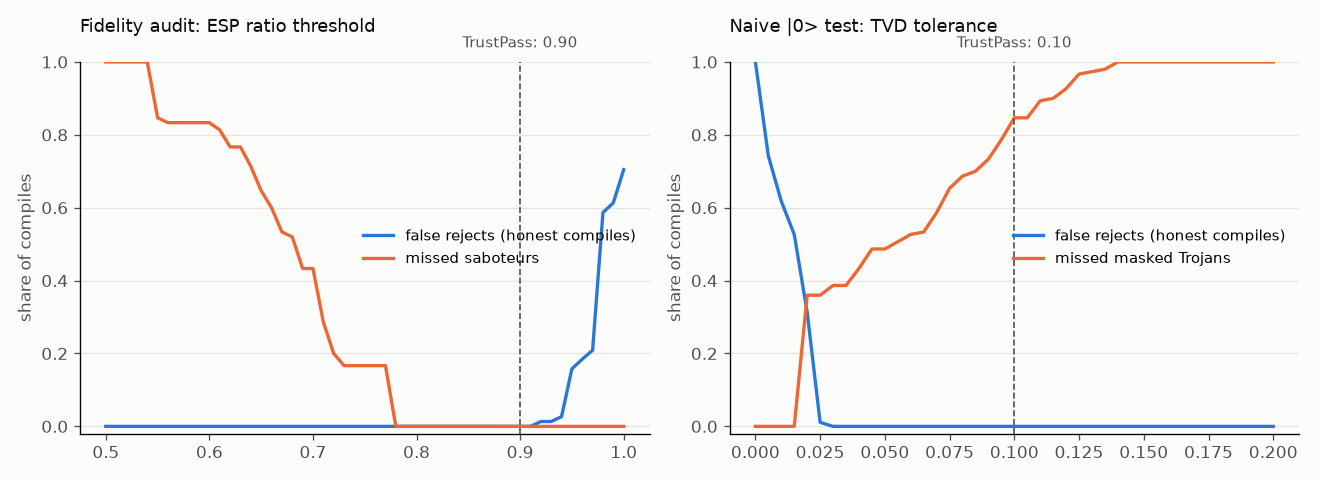

This figure's Python source:
"""Threshold sweep: where do the fidelity audit's 0.90 and the naive test's 0.10 sit?

For each demo x backend, 5 fresh locks. Per lock, against the pipeline's baseline (level 3, seed 7):
  honest   optimization levels 1-3 x transpiler seeds 0-4   (what a fair compiler might return)
  saboteur transpiler seeds 0-4                             (equivalent, parked on bad qubits)
  masked   transpiler seeds 0-4                             (rz(0.35) Trojan, the naive test's target)
Writes bench/thresholds.csv (one row per compile) and bench/thresholds.png, and prints the sweeps.
    python bench/thresholds.py        (~15 min)
"""
import csv
import sys
from pathlib import Path

import numpy as np

ROOT = Path(__file__).resolve().parent.parent
sys.path.insert(0, str(ROOT))

from qiskit import transpile  # noqa: E402
from qiskit_ibm_runtime.fake_provider import FakeBrisbane, FakeTorino  # noqa: E402

from circuits import DEMOS  # noqa: E402
from compilers import honest, saboteur, trojan_masked  # noqa: E402
from lock import lock, unlock  # noqa: E402
from verify import FIDELITY_RATIO, NAIVE_TOL, counts, esp, tvd  # noqa: E402

LOCKS, SEEDS, LEVELS = 5, range(5), (1, 2, 3)
ESP_SWEEP = np.round(np.arange(0.50, 1.0001, 0.01), 2)
TVD_SWEEP = np.round(np.arange(0.00, 0.2001, 0.005), 3)
CSV, PNG = ROOT / "bench" / "thresholds.csv", ROOT / "bench" / "thresholds.png"


def collect():
    rows = []
    for demo, make in DEMOS.items():
        circuit = make()
        ideal = counts(circuit)
        for backend in (FakeBrisbane(), FakeTorino()):
            for k in range(LOCKS):
                locked = lock(circuit)  # fresh OS entropy every time, as in the pipeline
                base = esp(unlock(honest(locked.circuit, backend, seed=7), locked.key), backend.target)
                compiles = [("honest", lvl, s, transpile(locked.circuit, backend, optimization_level=lvl,
                                                         seed_transpiler=s)) for lvl in LEVELS for s in SEEDS]
                compiles += [("saboteur", 3, s, saboteur(locked.circuit, backend, seed=s)) for s in SEEDS]
                compiles += [("masked", 3, s, trojan_masked(locked.circuit, backend, seed=s)) for s in SEEDS]
                for kind, lvl, s, c in compiles:
                    final = unlock(c, locked.key)
                    rows.append({"demo": demo.split(" (")[0], "backend": backend.name, "lock": k, "kind": kind,
                                 "opt_level": lvl, "seed": s,
                                 "esp_ratio": round(esp(final, backend.target) / base, 4),
                                 "naive_tvd": round(tvd(ideal, counts(final)), 4)})
            print(f"{demo} / {backend.name}: done", flush=True)
    return rows


def sweep(rows):
    col = lambda kind, key: np.array([r[key] for r in rows if r["kind"] == kind])
    h_esp, sab, h_tvd, mask = col("honest", "esp_ratio"), col("saboteur", "esp_ratio"), \
        col("honest", "naive_tvd"), col("masked", "naive_tvd")
    esp_fr = [(h_esp < t).mean() for t in ESP_SWEEP]   # audit rejects when ratio < threshold
    esp_miss = [(sab >= t).mean() for t in ESP_SWEEP]
    tvd_fr = [(h_tvd >= t).mean() for t in TVD_SWEEP]  # naive test passes when TVD < tolerance
    tvd_miss = [(mask < t).mean() for t in TVD_SWEEP]
    print(f"honest ESP ratio {h_esp.min():.3f}-{h_esp.max():.3f} (n={len(h_esp)}), "
          f"saboteur {sab.min():.3f}-{sab.max():.3f} (n={len(sab)})")
    ok = [t for t, a, b in zip(ESP_SWEEP, esp_fr, esp_miss) if a == 0 and b == 0]
    print(f"ESP thresholds with 0 false rejects and 0 missed saboteurs: "
          f"{f'{min(ok):.2f}-{max(ok):.2f}' if ok else 'none'}")
    i = int(np.argmin(abs(ESP_SWEEP - FIDELITY_RATIO)))
    print(f"at {FIDELITY_RATIO}: false rejects {esp_fr[i]:.3f}, missed saboteurs {esp_miss[i]:.3f}")
    print(f"honest naive TVD {h_tvd.min():.4f}-{h_tvd.max():.4f}, masked {mask.min():.4f}-{mask.max():.4f} (n={len(mask)})")
    j = int(np.argmin(abs(TVD_SWEEP - NAIVE_TOL)))
    print(f"at {NAIVE_TOL}: false rejects {tvd_fr[j]:.3f}, missed masked Trojans {tvd_miss[j]:.3f}")
    best = min(range(len(TVD_SWEEP)), key=lambda x: tvd_fr[x] + tvd_miss[x])
    print(f"best tolerance {TVD_SWEEP[best]:.3f}: false rejects {tvd_fr[best]:.3f}, missed {tvd_miss[best]:.3f}")
    return esp_fr, esp_miss, tvd_fr, tvd_miss


def chart(esp_fr, esp_miss, tvd_fr, tvd_miss):
    import matplotlib
    matplotlib.use("Agg")
    import matplotlib.pyplot as plt
    blue, orange, ink, muted = "#2a78d6", "#eb6834", "#0b0b0b", "#52514e"
    fig, axes = plt.subplots(1, 2, figsize=(11, 4), facecolor="#fcfcfb")
    panels = [(axes[0], ESP_SWEEP, esp_fr, esp_miss, FIDELITY_RATIO, "Fidelity audit: ESP ratio threshold",
               "missed saboteurs"),
              (axes[1], TVD_SWEEP, tvd_fr, tvd_miss, NAIVE_TOL, "Naive |0> test: TVD tolerance",
               "missed masked Trojans")]
    for ax, x, fr, miss, chosen, title, miss_label in panels:
        ax.set_facecolor("#fcfcfb")
        ax.plot(x, fr, color=blue, lw=2, label="false rejects (honest compiles)")
        ax.plot(x, miss, color=orange, lw=2, label=miss_label)
        ax.axvline(chosen, color=muted, lw=1, ls="--")
        ax.text(chosen, 1.04, f"TrustPass: {chosen:.2f}", color=muted, ha="center", fontsize=9)
        ax.set_title(title, color=ink, fontsize=11, loc="left", pad=18)
        ax.set_ylim(-0.02, 1.0)
        ax.set_ylabel("share of compiles", color=muted)
        ax.grid(axis="y", color="#e6e5e0", lw=0.8)
        for side in ("top", "right"):
            ax.spines[side].set_visible(False)
        ax.tick_params(colors=muted)
        ax.legend(frameon=False, fontsize=9, loc="center right")
    fig.tight_layout()
    fig.savefig(PNG, dpi=120)


def main():
    rows = collect()
    with CSV.open("w", newline="") as f:
        w = csv.DictWriter(f, fieldnames=list(rows[0]))
        w.writeheader()
        w.writerows(rows)
    chart(*sweep(rows))


if __name__ == "__main__":
    main()
